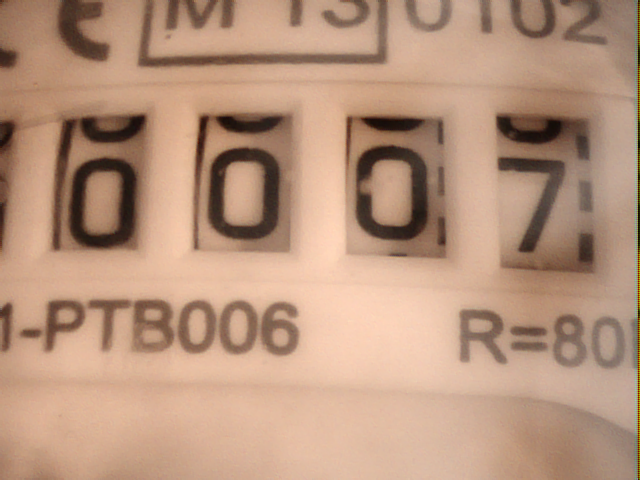
#> input picture watermeter2.png, 640 x 480 px
$ python hough.py
#> lines starting #> are read from the running program, lines starting #| are printed output that depends on the picture; after the words box and inside, x2 and y2 are one past the last pixel; in counts of white or black regions, pixels touching at a corner belong together
__author__ = 'Krtalici'
import cv2
import numpy as np

img = cv2.imread('../watermeter2.png')
#> img is the input picture: shape (480, 640, 3); mean B, G, R 124.9, 148.6, 184.3
gray = cv2.cvtColor(img,cv2.COLOR_BGR2GRAY)
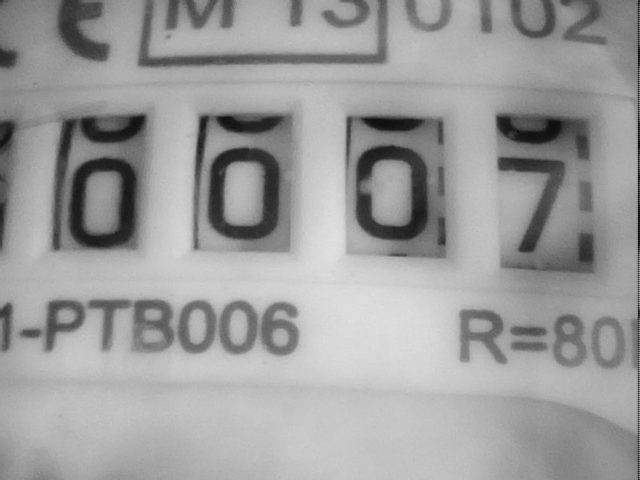
#> gray: shape (480, 640); min 5, max 226, mean 156.6
edges = cv2.Canny(gray,50,150,apertureSize = 3)
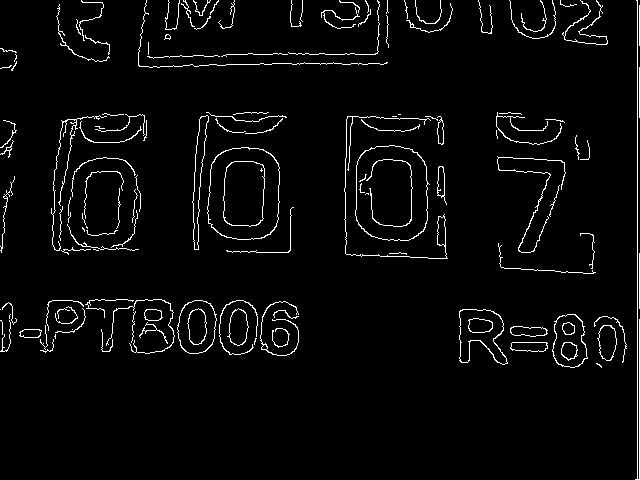
#> edges: shape (480, 640); 3.5% white in thin lines or dots

lines = cv2.HoughLines(edges,1,np.pi/180,200)
#> lines = [[637, 0], [639, 0]]
for rho,theta in lines[0]:
    a = np.cos(theta)
    b = np.sin(theta)
    x0 = a*rho
    y0 = b*rho
    x1 = int(x0 + 1000*(-b))
    y1 = int(y0 + 1000*(a))
    x2 = int(x0 - 1000*(-b))
    y2 = int(y0 - 1000*(a))

    cv2.line(img,(x1,y1),(x2,y2),(0,0,255),2)
#> this loop made 1 pass
#> (rho, theta, a, b, x0, y0, x1, y1) on pass 1: (637, 0, 1, 0, 637, 0, 637, 1000)
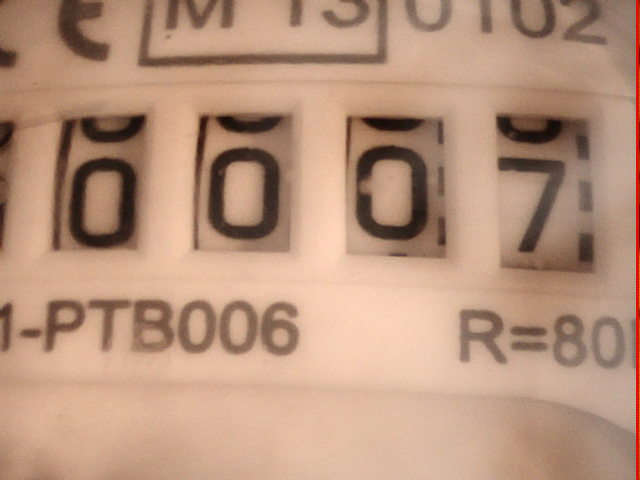
#> img: shape (480, 640, 3); 0.47% of pixels changed, all inside (x1, y1, x2, y2) = (636, 0, 639, 480)

cv2.imwrite('houghlines3.jpg',img)

$ run again, with watermeter1.png copied over watermeter2.png
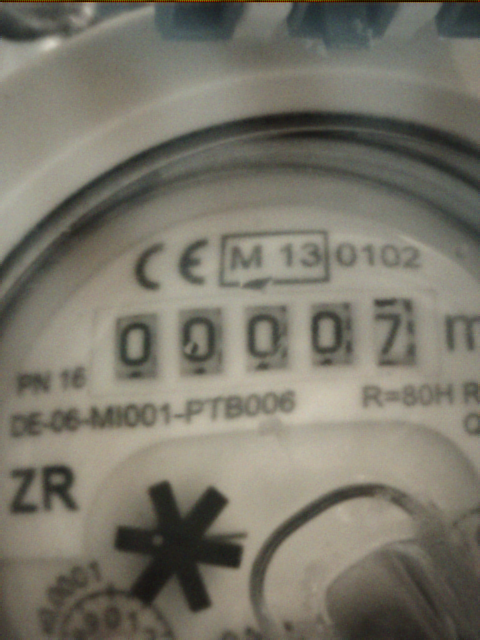
#> input picture watermeter1.png, 480 x 640 px
#> img is the input picture: shape (640, 480, 3); mean B, G, R 105.9, 118.1, 121.3
#> `edges = cv2.Canny(gray,50,150,apertureSize = 3)`:
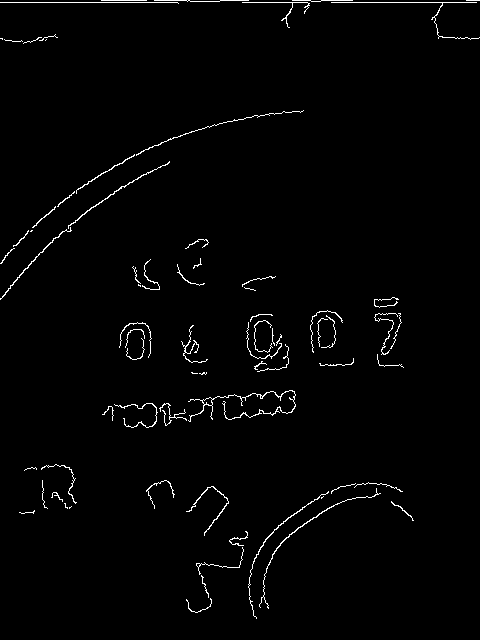
#> edges: shape (640, 480); 1.5% white in thin lines or dots
#> lines = [[2, 1.57]]
#> the loop `for rho,theta in lines[0]:` made 1 pass
#> (rho, theta, a, b, x0, y0, x1, y1) on pass 1: (2, 1.57, -4.37e-08, 1, -8.74e-08, 2, -1000, 1)
#> after the loop `for rho,theta in lines[0]:`:
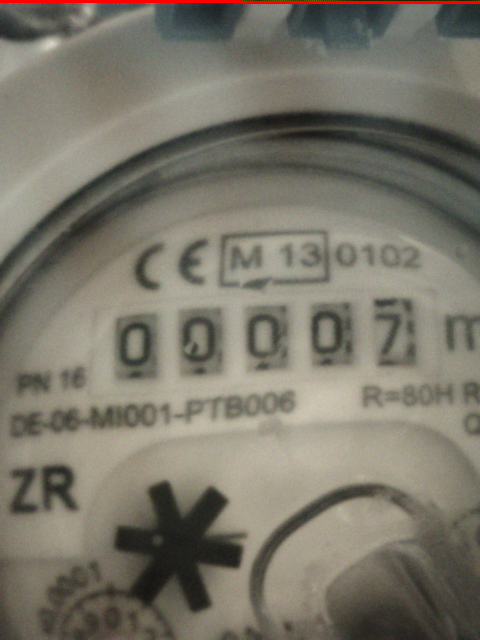
#> img: shape (640, 480, 3); 0.47% of pixels changed, all inside (x1, y1, x2, y2) = (0, 0, 480, 4)

$ run again, with watermeter12.png copied over watermeter2.png
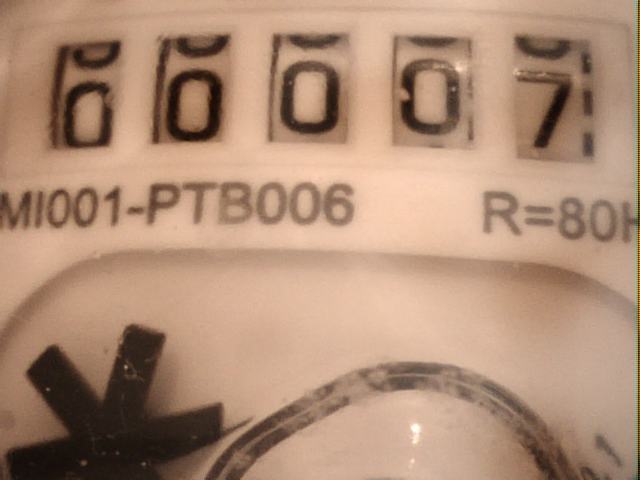
#> input picture watermeter12.png, 640 x 480 px
#> img is the input picture: shape (480, 640, 3); mean B, G, R 117.9, 141.4, 175.2
#> `edges = cv2.Canny(gray,50,150,apertureSize = 3)`:
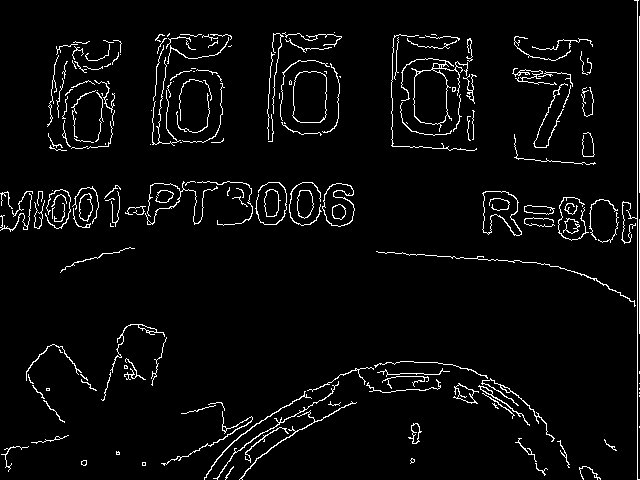
#> edges: shape (480, 640); 4% white in thin lines or dots
#> lines = [[637, 0], [639, 0]]
#> the loop `for rho,theta in lines[0]:` made 1 pass
#> (rho, theta, a, b, x0, y0, x1, y1) on pass 1: (637, 0, 1, 0, 637, 0, 637, 1000)
#> after the loop `for rho,theta in lines[0]:`:
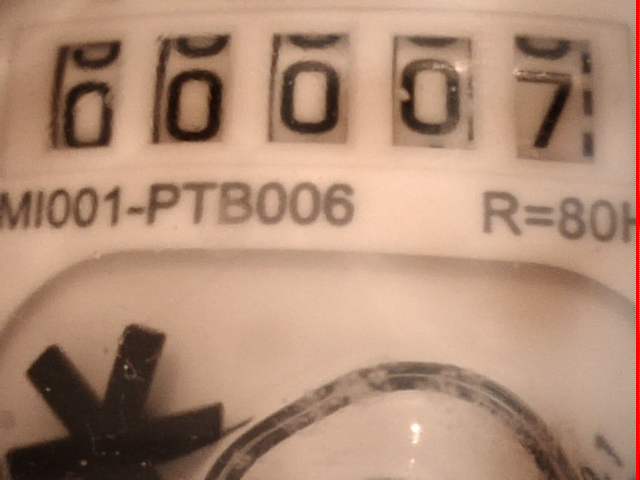
#> img: shape (480, 640, 3); 0.47% of pixels changed, all inside (x1, y1, x2, y2) = (636, 0, 639, 480)
